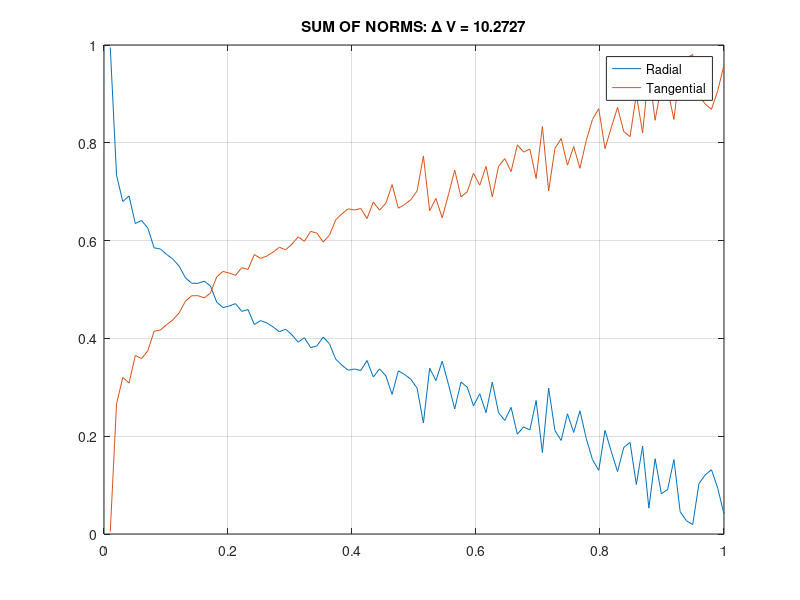
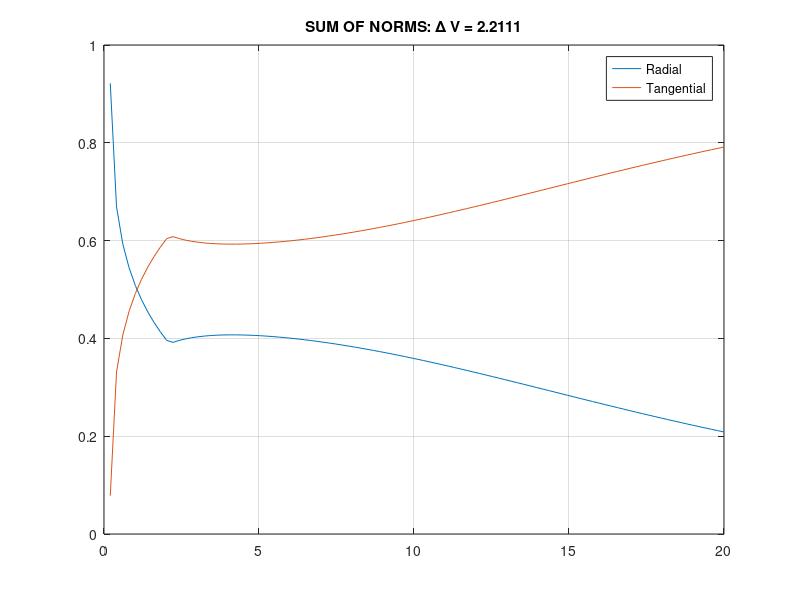
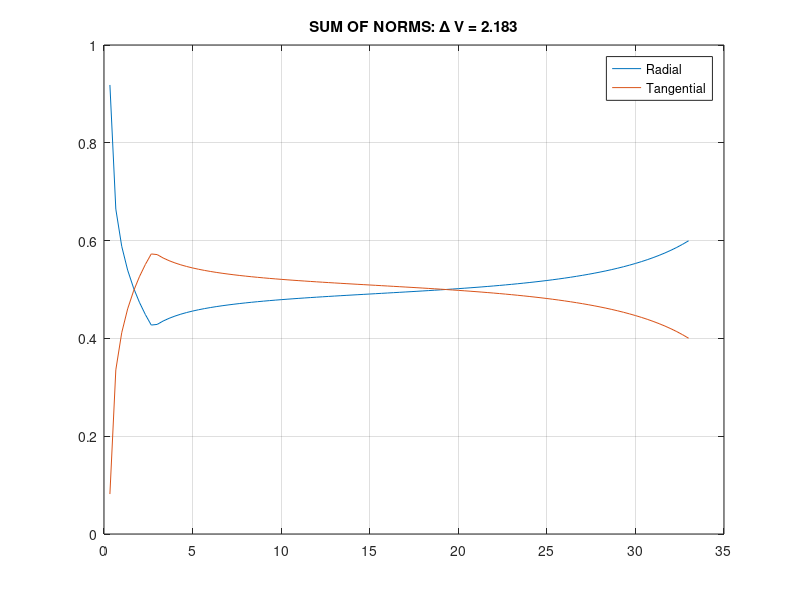
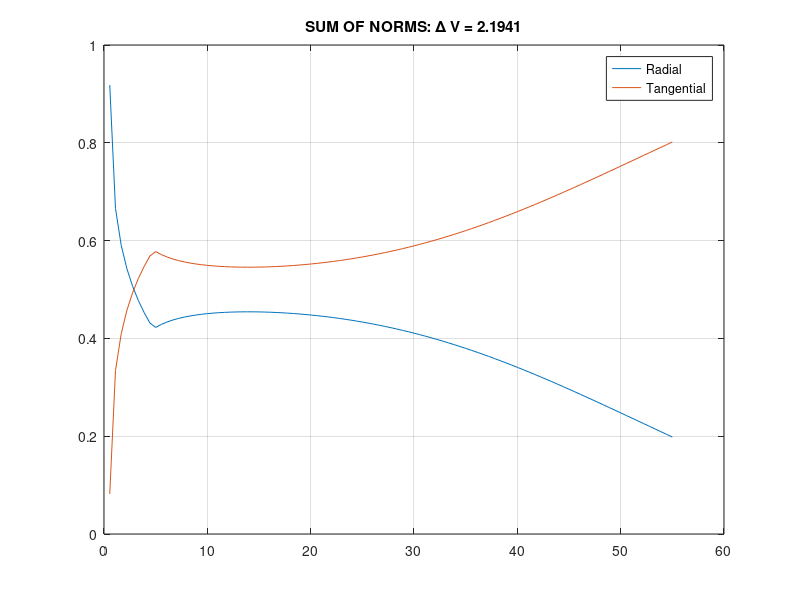

Reproduce these figures in MATLAB, in order.
%% plot accelerations
load('DV_struct_compare.mat');
m = 5;
DV_array.Tend = DV_computed_struct.Tend;
DV_array.Alin = DV_computed_struct.Alin;
DV_array.Acen = DV_computed_struct.Acen;
DV_array.Acor = DV_computed_struct.Acor;
DV_array.Aang = DV_computed_struct.Aang;
DV_array.DV_out = DV_computed_struct.DV_out;

%% sum of norms:
ALIN_array = zeros(100,5);
ACEN_array = ALIN_array;
ACOR_array = ALIN_array;
AANG_array = ALIN_array;

h = length(DV_array.Tend);
for j=1:h
    for i=1:100
        ALIN_array(i,j) = norm(DV_array.Alin(:,i,j));
        ACEN_array(i,j) = norm(DV_array.Acen(:,i,j));
        ACOR_array(i,j) = norm(DV_array.Acor(:,i,j));
        AANG_array(i,j) = norm(DV_array.Aang(:,i,j));
    end
end

ATOT = ALIN_array + ACEN_array + ACOR_array + AANG_array;
ALIN_frac = ALIN_array ./ ATOT;
ACEN_frac = ACEN_array ./ ATOT;
ACOR_frac = ACOR_array ./ ATOT;
AANG_frac = AANG_array ./ ATOT;

ARAD_frac = ALIN_frac + ACEN_frac;
ATAN_frac = ACOR_frac + AANG_frac;

for k=1:h
    t = linspace(0,DV_array.Tend(k),length(ARAD_frac));
    figure
    plot(t,ARAD_frac(:,k)); hold on; grid on;
    plot(t,ATAN_frac(:,k));
    legend('Radial','Tangential');
    str = ['SUM OF NORMS: \Delta V = ', num2str(DV_array.DV_out(k))];
    title(str);
end

%% norm of sums
arad_array = zeros(3,100,5);
atan_array = arad_array;
ARAD = zeros(100,5);
ATAN = ARAD;
ARAD_ratio = zeros(100,5);
ATAN_ratio = ARAD_ratio;

for j=1:h
    for i=1:100
        arad_array(:,i,j) = DV_array.Alin(:,i,j) + DV_array.Acen(:,i,j);
        atan_array(:,i,j) = DV_array.Acor(:,i,j) + DV_array.Aang(:,i,j);
        ARAD(i,j) = norm(arad_array(:,i,j));
        ATAN(i,j) = norm(atan_array(:,i,j));
    end
end

ARAD_ratio = ARAD ./ ATOT;
ATAN_ratio = ATAN ./ ATOT;

for k=1:h
    t = linspace(0,DV_array.Tend(k),length(ARAD_ratio));
    figure
    plot(t,ARAD_ratio(:,k)); hold on; grid on;
    plot(t,ATAN_ratio(:,k));
    legend('Radial','Tangential');
    str = ['NORM OF SUM: \Delta V = ', num2str(DV_array.DV_out(k))];
    title(str);
end

%% plot all DVs
figure
plot(DV_array.Tend, DV_array.DV_out,'or'); hold on; grid on;
xlabel('Final Time [s]'); ylabel('DV');
title('DV');

%% Vector comparison

for k=1:h
    t = linspace(0,DV_array.Tend(k),length(arad_array));
    figure();
    subplot(3,1,1)
    plot(t(1:end),arad_array(1,:,k),'b'); hold on;
    plot(t(1:end),atan_array(1,:,k),'r');
    legend('Linear1+Centripetal1','Coriolis1+Angular1');
    str = ['Vector Elements: \Delta V = ', num2str(DV_array.DV_out(k))];
    title(str);
    xlabel('t [s]')
    ylabel('Acceleration Norm')
    grid on;
    subplot(3,1,2)
    plot(t(1:end),arad_array(2,:,k),'b'); hold on;
    plot(t(1:end),atan_array(2,:,k),'r');
    legend('Linear2+Centripetal2','Coriolis2+Angular2');
    xlabel('t [s]')
    ylabel('Acceleration Component [m/s^2]')
    grid on;
    subplot(3,1,3)
    plot(t(1:end),arad_array(3,:,k),'b'); hold on;
    plot(t(1:end),atan_array(3,:,k),'r');
    legend('Linear3+Centripetal3','Coriolis3+Angular3');
    xlabel('t [s]')
    ylabel('Acceleration Component [m/s^2]')
    grid on;
end